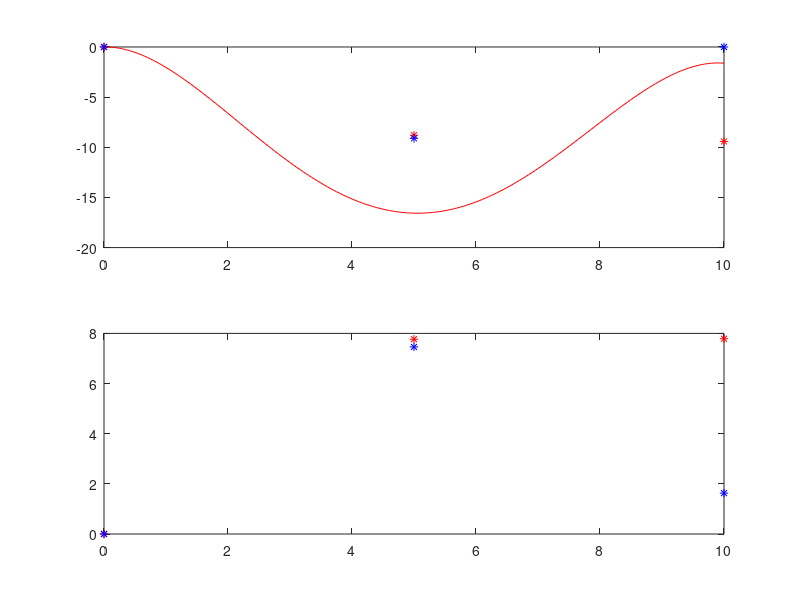
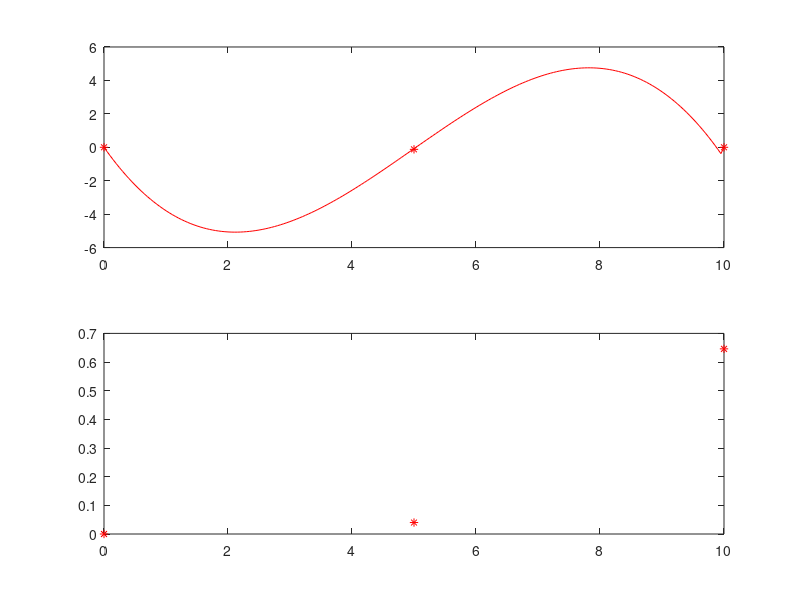

Here is the MATLAB script that generated these plots, in order:
clear all; close all;

deltaT = input('input DeltaT  ');
Tf = 10;
Th1_start = 158.4578;
K = [-0.0053; 0.1317; -0.8781];

t = 0:deltaT:Tf;

Th1 = Th1_start + K(1)*t.^5 + K(2)*t.^4 + K(3)*t.^3;


% Estimate velocity using 2-PT Estimate
% Option 1: Create for loop
Vel_2PT = zeros(1,length(Th1));
for m = 2:length(Th1);
 Vel_2PT(m) = (Th1(m)-Th1(m-1))/deltaT;
end
% Option 2: Don't really need a for loop:
 %Vel_2PT = zeros(1,N);
 %Vel_2PT(2:N) = (Th1(2:N) - Th1(1:N-1))/deltaT;

Error_2PT = abs(Vel_2PT - (K(1)*5*t.^4 + K(2)*4*t.^3 + K(3)*3*t.^2));

t2 = 0:deltaT/100:Tf;
Th2 = Th1_start + K(1)*t2.^5 + K(2)*t2.^4 + K(3)*t2.^3;
N = length(Th2);

Vel_2PT2 = zeros(1,N);
for m = 2:N;
 Vel_2PT2(m) = (Th2(m)-Th2(m-1))/(deltaT/100);
end
%figure;
%subplot(2,1,1);
%plot(t,Vel_2PT,'*r',t2,Vel_2PT2,'b');
%subplot(2,1,2);
%plot(t,Error_2PT,'*');


%%%%%%%%%%%%%%%
%%Three point%%
N = length(Th1);

Vel_3PT = zeros(1,N);
for m = 2:(N-1);
 Vel_3PT(m) = (Th1(m+1)-Th1(m-1))/(2*deltaT);
end

N = length(Th2);


Vel_3PT2 = zeros(1,N);
for m = 2:(N-1);
 Vel_3PT2(m) = (Th2(m+1)-Th2(m-1))/(2*deltaT/100);
end

Error_3PT = abs(Vel_3PT - (K(1)*5*t.^4 + K(2)*4*t.^3 + K(3)*3*t.^2));

figure;

subplot(2,1,1);
plot(t,Vel_2PT,'*r',t2,Vel_2PT2,'r',t,Vel_3PT,'*b');
subplot(2,1,2);
plot(t,Error_2PT,'r*',t,Error_3PT,'b*');


%%%%%%%%%%%%%%%
%%accell%%
N = length(Th1);

Vel_Accel = zeros(1,N);
for m = 2:(N-1);
 Vel_Accel(m) = (Th1(m+1)+Th1(m-1)-2*Th1(m))/(deltaT^2);
end

N = length(Th2);
Vel_Accel2 = zeros(1,N);
for m = 2:(N-1);
 Vel_Accel2(m) = (Th2(m+1)-2*Th2(m)+Th2(m-1))/((deltaT/100)^2);
end

Error_Accel = abs(Vel_Accel - (K(1)*20*t.^3 + K(2)*12*t.^2 + K(3)*6*t.^1));

figure;

subplot(2,1,1);
plot(t,Vel_Accel,'*r',t2,Vel_Accel2,'r');
subplot(2,1,2);
plot(t,Error_Accel,'r*');

